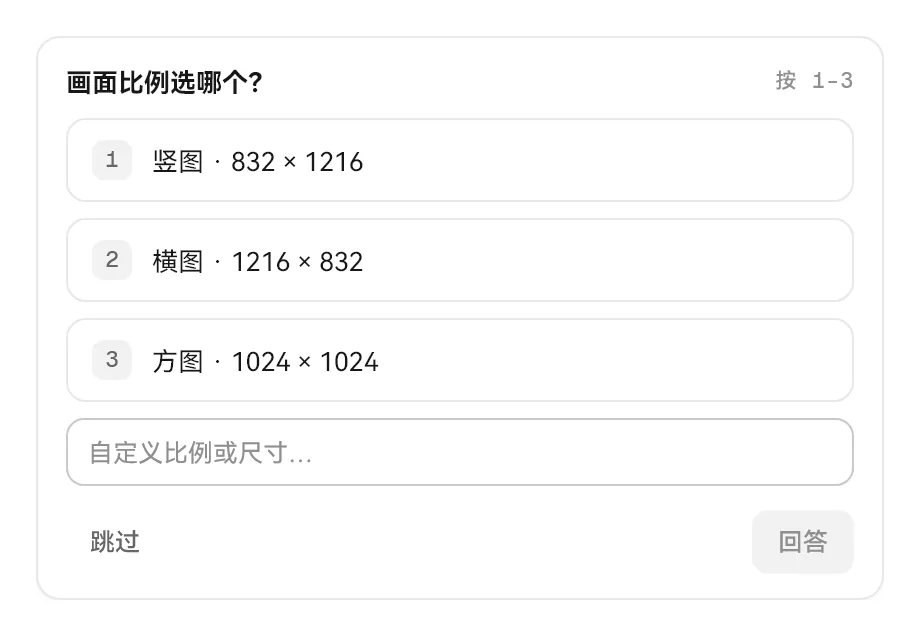
#> input picture docs/images/readme/zh/agent-card-ask.webp, 920 x 636 px
$ python -i export.py   (imports and definitions only)
#> lines starting #> are read from the running program, lines starting #| are printed output that depends on the picture; after the words box and inside, x2 and y2 are one past the last pixel; in counts of white or black regions, pixels touching at a corner belong together
#> further down, picture is the input picture: PIL image 920x636 RGB; mean R, G, B 251.2, 251.2, 251.2
"""Export metadata-free README captures and 2000px contact sheets (Pillow)."""
from __future__ import annotations

import argparse
import io
import json
import math
from pathlib import Path

from PIL import Image, ImageChops, ImageDraw, ImageFont

ROOT = Path(__file__).resolve().parents[2]
SOURCE = ROOT / '.dart_tool/readme-shots/out'
DEST = ROOT / 'docs/images/readme'
PANELS = {'blocks-random', 'blocks-sequential', 'blocks-locked', 'translation', 'tag-expansion'}
THEMES = {
    'stars': ('星图', 'Star chart'),
    'circuit': ('像素电路', 'Pixel circuit'),
    'abyss': ('深海', 'Deep sea'),
    'metro': ('地铁', 'Metro'),
    'score': ('乐谱', 'Music score'),
    'moon': ('月相', 'Moon phases'),
}
AGENT_CARDS = [
    'agent-card-diff', 'agent-card-position', 'agent-card-settings',
    'agent-card-gallery', 'agent-card-tags', 'agent-card-ask',
    'agent-card-gate', 'agent-card-images', 'agent-card-thinking',
    'agent-card-promptset',
]
TOTAL_LIMIT = 10_000_000


def trim(image: Image.Image, padding: int = 32) -> Image.Image:
#> called with padding = 32
    bg = Image.new('RGB', image.size, image.getpixel((0, 0)))
#> bg: PIL image 920x636 RGB; every value is 255
    diff = ImageChops.difference(image, bg).convert('L').point(lambda x: 255 if x > 16 else 0)
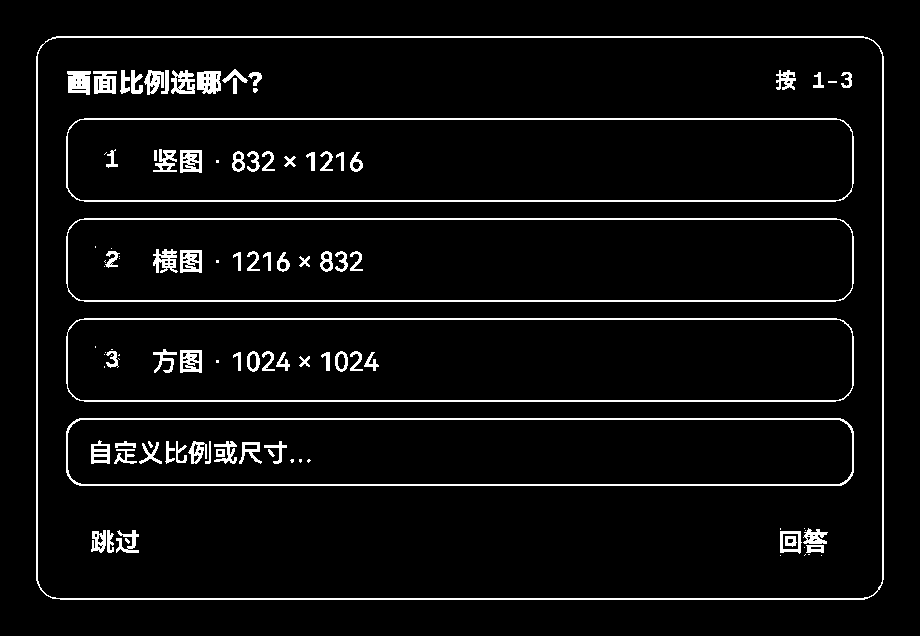
#> diff: PIL image 920x636 L; 5.2% white in thin lines or dots, all inside (x1, y1, x2, y2) = (36, 36, 884, 600)
    box = diff.getbbox()
#> box = (36, 36, 884, 600)
    if not box:
        raise ValueError('Capture is blank')
    l, t, r, b = box
#> l = 36; t = 36; r = 884; b = 600
    return image.crop((max(0, l-padding), max(0, t-padding), min(image.width, r+padding), min(image.height, b+padding)))
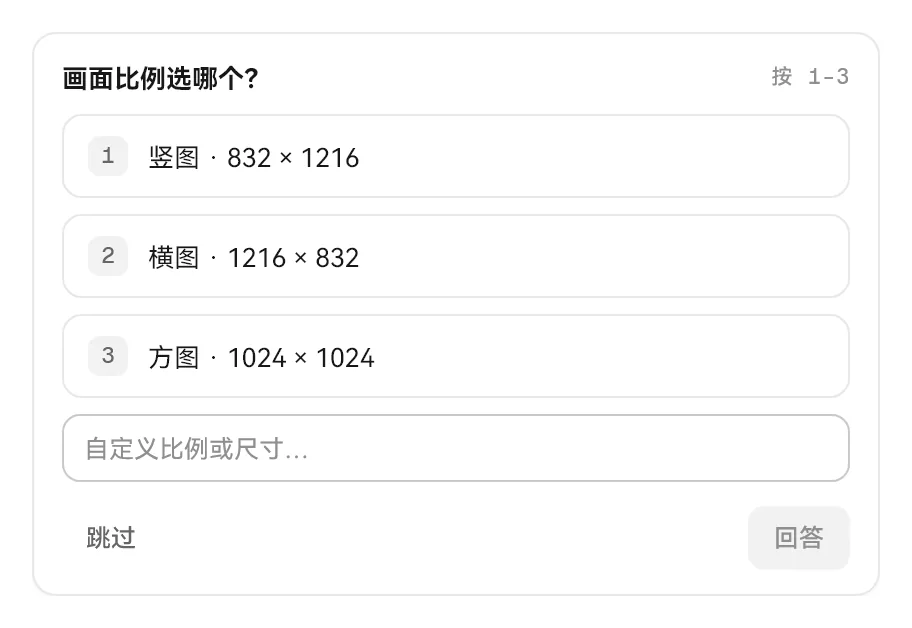
#> returned value: PIL image 912x628 RGB; mean R, G, B 251.1, 251.1, 251.1


# [181 lines left out: functions content_frame, encode, font, collage, agent_contact, theme_detail and 2 more, not called in this run]


# [2 lines not run here, left out]

>>> from PIL import Image
>>> picture = Image.open('../../docs/images/readme/zh/agent-card-ask.webp')
>>> result = trim(picture)

$ run again, on docs/images/readme/zh/agent-card-position.webp
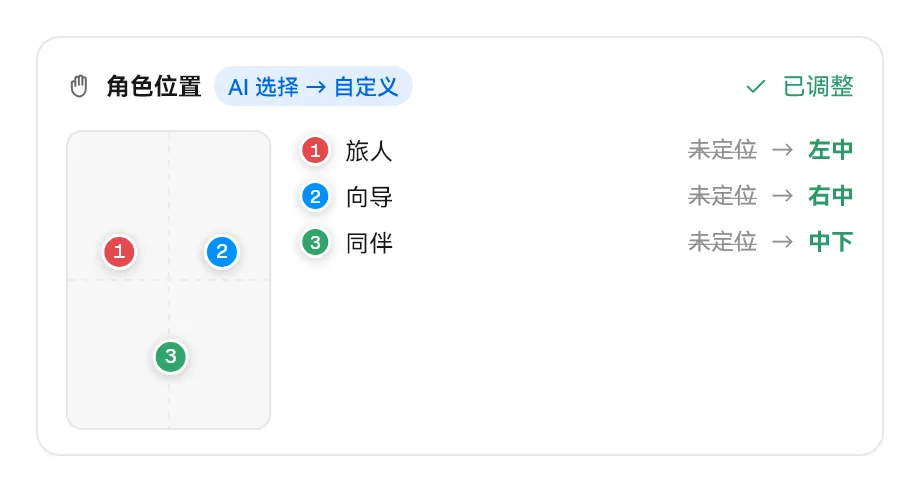
#> input picture docs/images/readme/zh/agent-card-position.webp, 920 x 492 px
#> picture is the input picture: PIL image 920x492 RGB; mean R, G, B 249, 250.1, 250.5
#> bg: PIL image 920x492 RGB; every value is 255
#> in trim, `diff = ImageChops.difference(image, bg).convert('L').point(lambda x: 2..`:
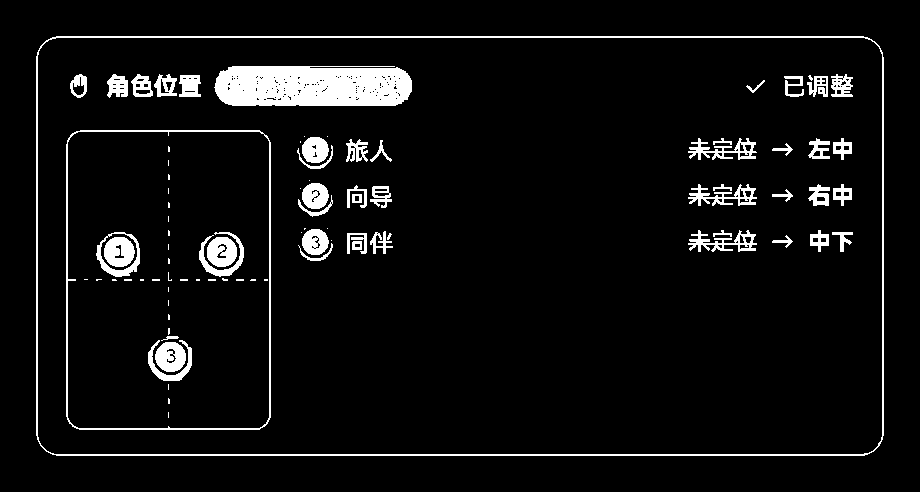
#> diff: PIL image 920x492 L; 6.1% white; 89 white regions (41 under 20 px), largest, box (x1, y1, x2, y2) and area: (214, 66, 412, 106) 7249, (36, 36, 884, 456) 4924, (66, 130, 271, 430) 1951
#> box = (36, 36, 884, 456)
#> l = 36; r = 884; b = 456
#> in trim, `return image.crop((max(0, l-padding), max(0, t-padding), min(image.wid..`:
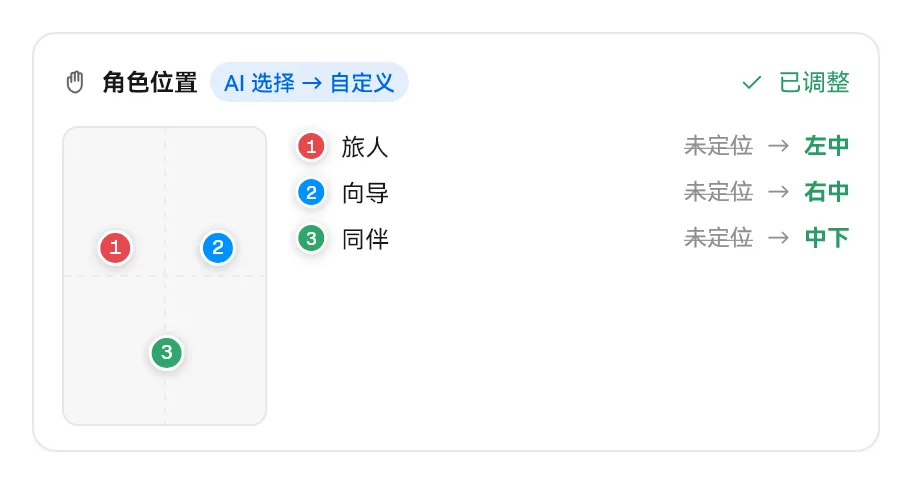
#> returned value: PIL image 912x484 RGB; mean R, G, B 248.9, 250, 250.3

$ run again, on docs/images/readme/zh/agent-card-promptset.webp
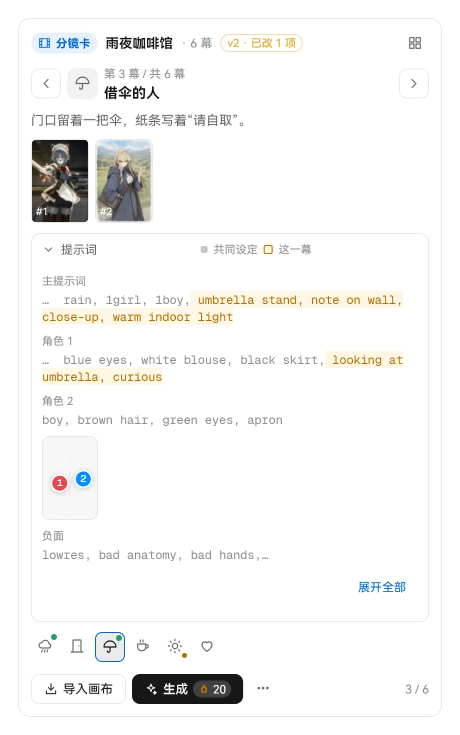
#> input picture docs/images/readme/zh/agent-card-promptset.webp, 920 x 1470 px (shown at 1/2 size)
#> picture is the input picture: PIL image 920x1470 RGB; mean R, G, B 245.5, 245.2, 244.2
#> bg: PIL image 920x1470 RGB; every value is 255
#> in trim, `diff = ImageChops.difference(image, bg).convert('L').point(lambda x: 2..`:
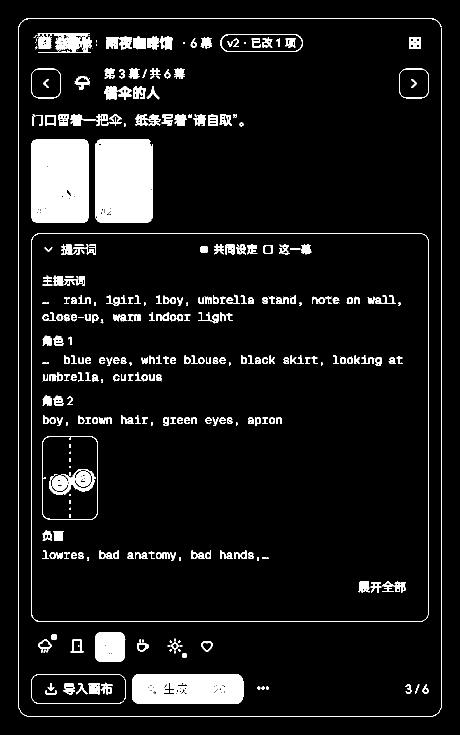
#> diff: PIL image 920x1470 L (shown at 1/2 size); 8.4% white; 437 white regions (123 under 20 px), largest, box (x1, y1, x2, y2) and area: (62, 278, 178, 446) 19145, (190, 278, 306, 446) 18971, (264, 1348, 487, 1408) 12582
#> box = (36, 36, 884, 1434)
#> l = 36; r = 884; b = 1434
#> in trim, `return image.crop((max(0, l-padding), max(0, t-padding), min(image.wid..`:
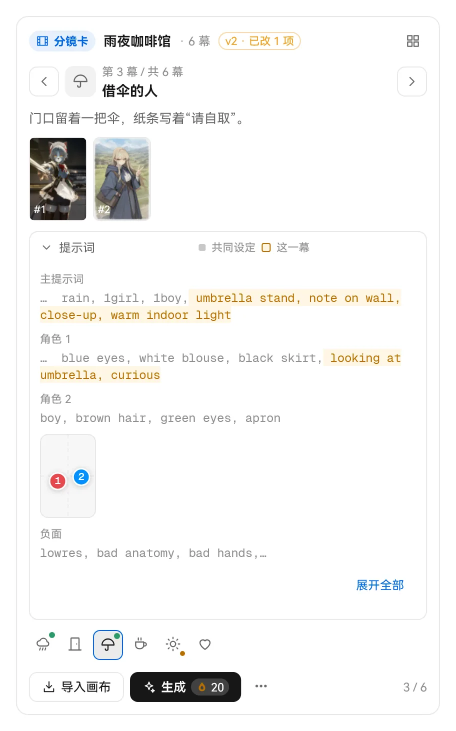
#> returned value: PIL image 912x1462 RGB (shown at 1/2 size); mean R, G, B 245.4, 245.1, 244.1

$ run again, on docs/images/readme/zh/agent-card-tags.webp
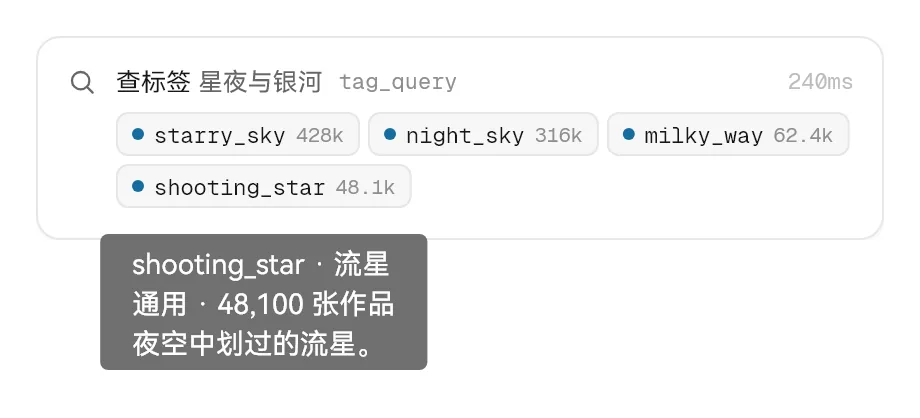
#> input picture docs/images/readme/zh/agent-card-tags.webp, 920 x 418 px
#> picture is the input picture: PIL image 920x418 RGB; mean R, G, B 236.8, 236.9, 237
#> bg: PIL image 920x418 RGB; every value is 255
#> in trim, `diff = ImageChops.difference(image, bg).convert('L').point(lambda x: 2..`:
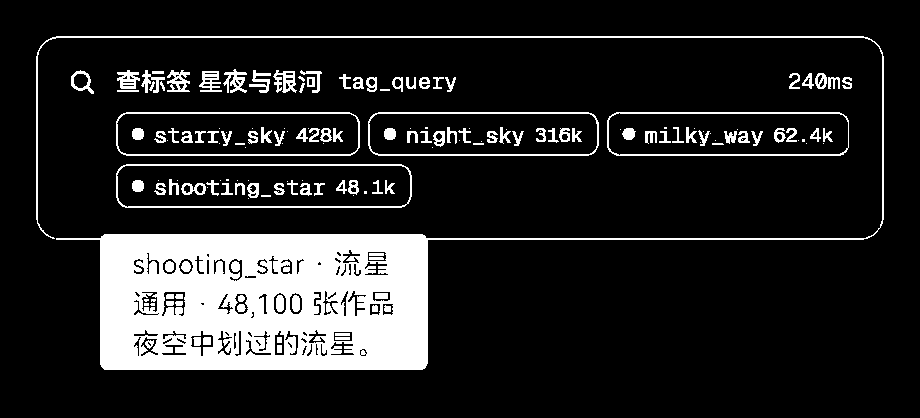
#> diff: PIL image 920x418 L; 14.8% white; 167 white regions (48 under 20 px), largest, box (x1, y1, x2, y2) and area: (36, 36, 884, 370) 42580, (116, 164, 412, 208) 1292, (116, 112, 360, 156) 1081
#> box = (36, 36, 884, 370)
#> l = 36; r = 884; b = 370
#> in trim, `return image.crop((max(0, l-padding), max(0, t-padding), min(image.wid..`:
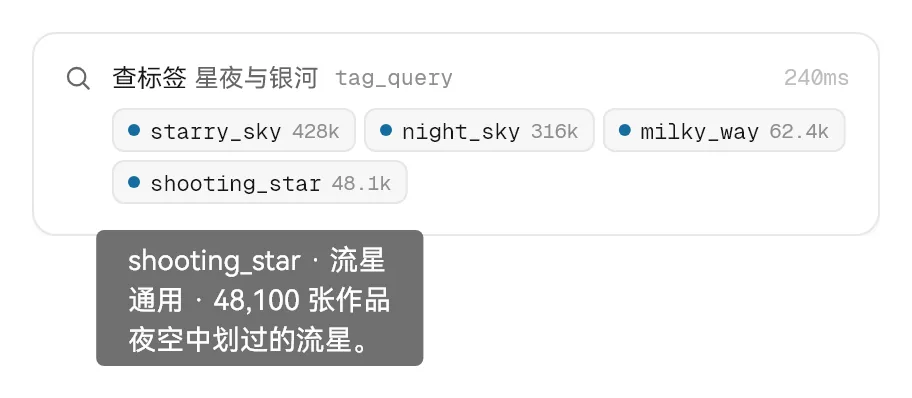
#> returned value: PIL image 912x398 RGB; mean R, G, B 235.8, 235.9, 235.9
